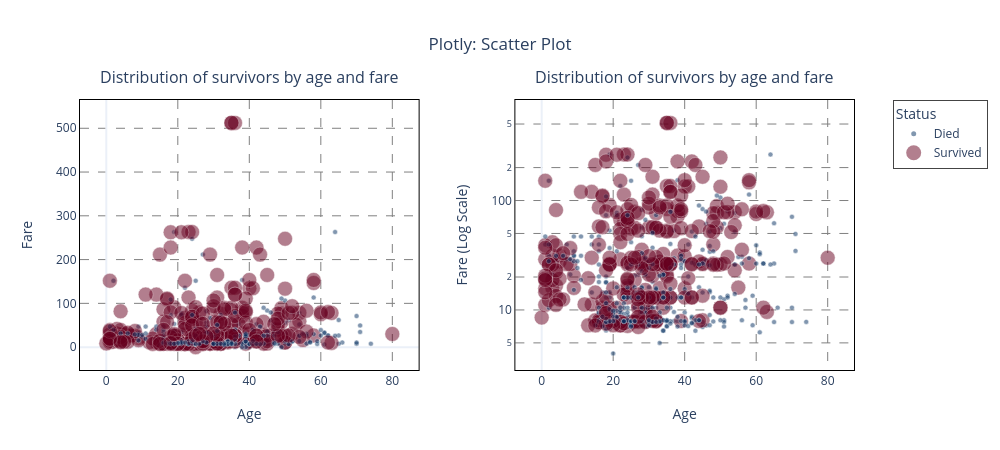

Write notebook code for a chart like this one.
### Code cell
# Graphic results - Scatter Plot - Plotly

import plotly.express as px
import plotly.graph_objects as go
from plotly.subplots import make_subplots

# !pip install nbformat

# Input data
lib_name = "Plotly"
chart_name = "Scatter Plot"

# Solution
cmap = px.colors.diverging.RdBu
fig = (make_subplots(1, 2, horizontal_spacing=0.125, subplot_titles=("Distribution of survivors by age and fare",
                                                                     "Distribution of survivors by age and fare")).
       update_annotations(yshift=10))

row, col = 1, 1
fig.add_trace(go.Scatter(x=ages, y=fares, name="age,fare", mode='markers', marker=dict(
    size=survived * 10 + 5,
    color=survived,
    colorscale='RdBu',
    reversescale=True,
    opacity=0.5,
    showscale=False,
    line=dict(width=0.5)), showlegend=False), row=row, col=col)

fig.update_xaxes(title=dict(text="Age", standoff=2 * 10), row=row, col=col)
fig.update_yaxes(title=dict(text="Fare", standoff=2 * 10), row=row, col=col)
fig.update_xaxes(showgrid=True, gridwidth=1.0, gridcolor='gray', griddash='dash', row=row, col=col)
fig.update_yaxes(showgrid=True, gridwidth=1.0, gridcolor='gray', griddash='dash', row=row, col=col)

row, col = 1, 2
fig.add_trace(go.Scatter(x=ages, y=fares, name="age,fare", mode='markers', marker=dict(
    size=survived * 10 + 5,
    color=survived,
    colorscale='RdBu',
    reversescale=True,
    opacity=0.5,
    showscale=False,
    line=dict(width=0.5)), showlegend=False), row=row, col=col)
fig.update_yaxes(type="log", row=row, col=col)

fig.update_xaxes(title=dict(text="Age", standoff=2 * 10), row=row, col=col)
fig.update_yaxes(title=dict(text="Fare (Log Scale)", standoff=2 * 10), row=row, col=col)
fig.update_xaxes(showgrid=True, gridwidth=1.0, gridcolor='gray', griddash='dash', row=row, col=col)
fig.update_yaxes(showgrid=True, gridwidth=1.0, gridcolor='gray', griddash='dash', row=row, col=col)

fig.update_layout(width=1000, height=450, title_text=f"{lib_name}: {chart_name}", title_x=0.5, template="plotly_white",
                  showlegend=True, legend=dict(x=1.05, y=1, title="Status", borderwidth=1))
for label, color, size in zip(["Died", "Survived"], [cmap[-1], cmap[0]], [5, 15]):
    fig.add_trace(go.Scatter(x=[None], y=[None], name=label, mode='markers',
                             marker=dict(size=size, color=color, opacity=0.5)))
fig.update_xaxes(showline=True, linewidth=1, linecolor='black', mirror=True)
fig.update_yaxes(showline=True, linewidth=1, linecolor='black', mirror=True)

fig.show()

### Figure 1 — Plotly figure (JSON) as saved in the notebook; plotly's stock layout.template omitted (floating-point values rounded to 4 significant figures; data arrays with more than 128 entries replaced by an {"elided": "..."} marker saying what was removed)
{"data": [{"marker": {"color": {"elided": "714 int values"}, "colorscale": [[0.0, "rgb(103,0,31)"], [0.1, "rgb(178,24,43)"], [0.2, "rgb(214,96,77)"], [0.3, "rgb(244,165,130)"], [0.4, "rgb(253,219,199)"], [0.5, "rgb(247,247,247)"], [0.6, "rgb(209,229,240)"], [0.7, "rgb(146,197,222)"], [0.8, "rgb(67,147,195)"], [0.9, "rgb(33,102,172)"], [1.0, "rgb(5,48,97)"]], "line": {"width": 0.5}, "opacity": 0.5, "reversescale": true, "showscale": false, "size": {"elided": "714 int values"}}, "mode": "markers", "name": "age,fare", "showlegend": false, "x": {"elided": "714 int values"}, "y": {"elided": "714 float values"}, "type": "scatter", "xaxis": "x", "yaxis": "y"}, {"marker": {"color": {"elided": "714 int values"}, "colorscale": [[0.0, "rgb(103,0,31)"], [0.1, "rgb(178,24,43)"], [0.2, "rgb(214,96,77)"], [0.3, "rgb(244,165,130)"], [0.4, "rgb(253,219,199)"], [0.5, "rgb(247,247,247)"], [0.6, "rgb(209,229,240)"], [0.7, "rgb(146,197,222)"], [0.8, "rgb(67,147,195)"], [0.9, "rgb(33,102,172)"], [1.0, "rgb(5,48,97)"]], "line": {"width": 0.5}, "opacity": 0.5, "reversescale": true, "showscale": false, "size": {"elided": "714 int values"}}, "mode": "markers", "name": "age,fare", "showlegend": false, "x": {"elided": "714 int values"}, "y": {"elided": "714 float values"}, "type": "scatter", "xaxis": "x2", "yaxis": "y2"}, {"marker": {"color": "rgb(5,48,97)", "opacity": 0.5, "size": 5}, "mode": "markers", "name": "Died", "x": [null], "y": [null], "type": "scatter"}, {"marker": {"color": "rgb(103,0,31)", "opacity": 0.5, "size": 15}, "mode": "markers", "name": "Survived", "x": [null], "y": [null], "type": "scatter"}], "layout": {"xaxis": {"anchor": "y", "domain": [0.0, 0.4375], "title": {"text": "Age", "standoff": 20}, "showgrid": true, "gridwidth": 1.0, "gridcolor": "gray", "griddash": "dash", "showline": true, "linewidth": 1, "linecolor": "black", "mirror": true}, "yaxis": {"anchor": "x", "domain": [0.0, 1.0], "title": {"text": "Fare", "standoff": 20}, "showgrid": true, "gridwidth": 1.0, "gridcolor": "gray", "griddash": "dash", "showline": true, "linewidth": 1, "linecolor": "black", "mirror": true}, "xaxis2": {"anchor": "y2", "domain": [0.5625, 1.0], "title": {"text": "Age", "standoff": 20}, "showgrid": true, "gridwidth": 1.0, "gridcolor": "gray", "griddash": "dash", "showline": true, "linewidth": 1, "linecolor": "black", "mirror": true}, "yaxis2": {"anchor": "x2", "domain": [0.0, 1.0], "type": "log", "title": {"text": "Fare (Log Scale)", "standoff": 20}, "showgrid": true, "gridwidth": 1.0, "gridcolor": "gray", "griddash": "dash", "showline": true, "linewidth": 1, "linecolor": "black", "mirror": true}, "annotations": [{"font": {"size": 16}, "showarrow": false, "text": "Distribution of survivors by age and fare", "x": 0.2188, "xanchor": "center", "xref": "paper", "y": 1.0, "yanchor": "bottom", "yref": "paper", "yshift": 10}, {"font": {"size": 16}, "showarrow": false, "text": "Distribution of survivors by age and fare", "x": 0.7812, "xanchor": "center", "xref": "paper", "y": 1.0, "yanchor": "bottom", "yref": "paper", "yshift": 10}], "title": {"text": "Plotly: Scatter Plot", "x": 0.5}, "legend": {"x": 1.05, "y": 1, "title": {"text": "Status"}, "borderwidth": 1}, "width": 1000, "height": 450, "showlegend": true}}
